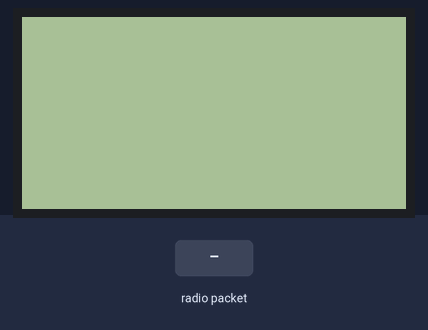
Simulated run of this sketch. Board: ESP32. On the bench: 128×64 one-colour display. The test bench sets the inputs (shaded band). No radio packets arrive unless stated; what the sketch prints to the serial monitor is not drawn.

Above: at 1.2 s.
1.3 s: radio packet "1" arrives
At 3.2 s:
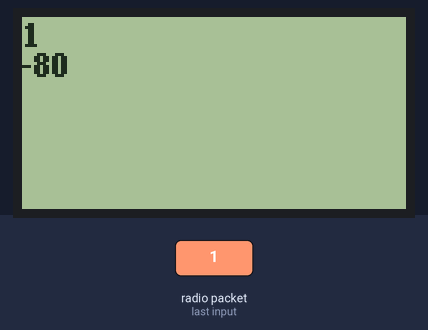
3.8 s: radio packet "0" arrives
At 5.2 s:
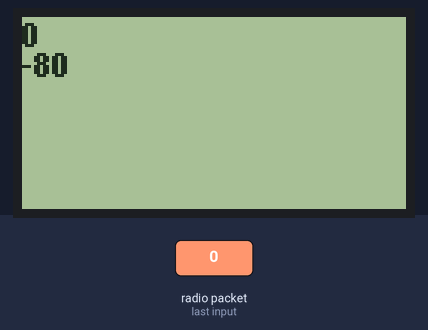
6.3 s: radio packet "2" arrives
Timing chart, 0 to 9.3 s (numbered marks = the images above; inputs shaded):
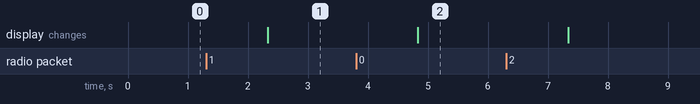

The sketch:

LORA_DISPLAY_RECIVER.ino
```cpp
/*
 * MODULO DE RECEPÇÃO DE DADOS DO LEVIATÃ
 * O SEGUINTE SISTEMA RECEBERÁ OS DADOS DO BARCO PORAQUÊ,
 * ONDE OS MESMOS SERÃO ANALISADOS DURANTE A COMPETIÇÃO E
 * APÓS A MESMA.
 *
 * DADOS RELEVANTES:
 * LATITUDE, LONGITUDE, VELOCIDADE.
 * TENSÃO BATERIA, CORRENTE BATERIA, POTENCIA PAINÉL E CORRENTE PAINÉL
 * CORRENTE DO PRIMÁRIO, TENSÃO DO SECUNDÁRIO E TENSÃO DO SECUNDÁRIO.
 */


/*
DIAGRAMA DE MONTAGEM DO RECEPTOR LORA E DISPLAY, JUNTO COM A ESP-32.
  LDC     ESP32       LORA
  GND     GND         -
  VCC     VIN         -
  RS      D15         -
  R/W     D13         -
  E       D14         -
  PSB     GND         -
  RST     GPIO 22     -
  BLA     VDD(3V3)    VCC
  BLK     GND         GND
  -       D2          DIO0
  -       D12         RST
  -       D19         MISO
  -       D5          NSS
  -       D23         MOSI
  PS: TENTAR FAZER A MUDANÇA DO CS, EVITAR CONFLITO DE PORTA
*/

//LORA
#include <LoRa.h>
#include <SPI.h>
#define ss 5    //CHIP SELECTION
#define rst 12  //RESET
#define dio0 2  //ESCOLHIDO PELA APLICAÇÃO
//DISPLAY
#include <Arduino.h>
#include <U8g2lib.h>
#ifdef U8X8_HAVE_HW_SPI
#include <SPI.h>
#endif
#ifdef U8X8_HAVE_HW_I2C
#include <Wire.h>
#endif
U8G2_ST7920_128X64_F_SW_SPI u8g2(U8G2_R0, /* clock=*/ 14, /* data=*/ 13, /* CS=*/ 5, /* reset=*/ 22); // DISPLAY PARA ESP32

void setup() {
  u8g2.begin();                           //Iniciando o Display

  Serial.begin(115200);                   //Definindo Velocidade da Serial
  while (!Serial);
  Serial.println("RECEPTOR LORA");        // Serial Iniciou
  LoRa.setPins(ss, rst, dio0);            // Definindo os Pinos do LoRa
  while (!LoRa.begin(433000010))              // 433E6 - Asia, 866E6 - Europe, 915E6 - North America
  {
    Serial.println(".");                  // Caso o LoRa não Inicie.
    delay(1000);
  }
  LoRa.setSyncWord(0xA34);                 // não sei oq significa...(testar com 0xF3,0x34,0x12)  //ranges from 0-0xFF, default 0x34, see API docs
  Serial.println("LoRa Initializing OK!");// Mensagem de Início do LoRa.
}

void loop() {

  int packetSize = LoRa.parsePacket();      // Definindo o Pacote como Inteiro.
  if (packetSize) {
    Serial.print("Received packet");        // Mensagem de Pacote Recebido.
    while (LoRa.available())
    {
      String LoRaData = LoRa.readString();  // Fazer a Leitura do Pacote.
      u8g2.clearBuffer();                   // Limpar a memória do Display.
      u8g2.setFont(u8g2_font_ncenB08_tr);   // Escolhendo a Fonte para uso.
      u8g2.setCursor(0, 10);                //Definindo Posição para escrita.
      u8g2.print(LoRaData);                 //Printando no display as informações.
      Serial.print(LoRaData);               //Jogando na Serial os Dados recebidos.
    }
    u8g2.setCursor(0, 20);                  //Definindo posição da Escrita
    u8g2.print(LoRa.packetRssi());
    Serial.print("' with RSSI ");           // Printando o RSSI do Pacote
    Serial.println(LoRa.packetRssi());
    u8g2.sendBuffer();                      // transfer internal memory to the display
  }
  delay(10);//VERIFICAR SE PRECISA...
}
```

Measured:
- after the input at 1.3 s, the display: changes after 1.0 s (image 1)
- after the input at 3.8 s, the display: changes after 1.0 s (image 2)
